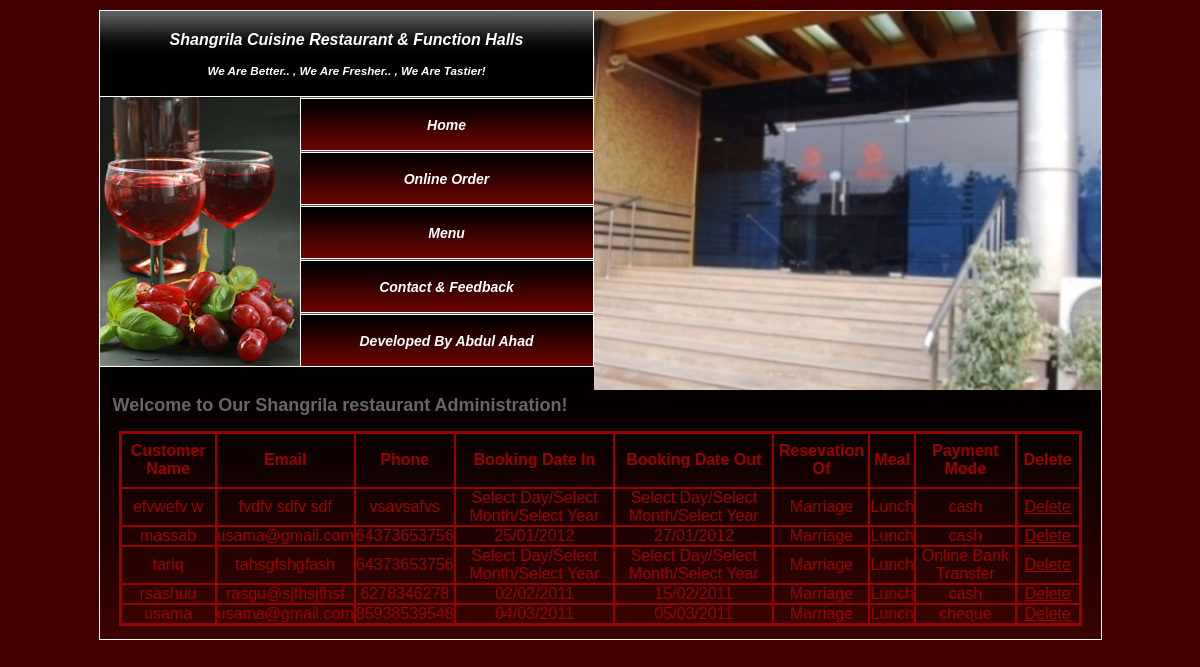
The page /view_online_reservation1111.php on the database its author committed.
### tables this page shows
CREATE TABLE IF NOT EXISTS `tbl_reservations` (
  `ID` int(4) NOT NULL AUTO_INCREMENT,
  `Name` varchar(255) NOT NULL,
  `Email` varchar(225) NOT NULL,
  `Address` varchar(225) NOT NULL,
  `Phone` varchar(225) NOT NULL,
  `Cell` varchar(225) NOT NULL,
  `Hall_ID` int(225) NOT NULL,
  `Booking_Date_in` varchar(225) NOT NULL,
  `Booking_Date_out` varchar(225) NOT NULL,
  `Meal_ID` int(225) NOT NULL,
  `Payment` varchar(225) NOT NULL,
  PRIMARY KEY (`ID`)
);

CREATE TABLE IF NOT EXISTS `tbl_hall` (
  `ID` int(4) NOT NULL AUTO_INCREMENT,
  `Name` varchar(225) NOT NULL,
  PRIMARY KEY (`ID`)
);

CREATE TABLE IF NOT EXISTS `tbl_meal` (
  `ID` int(4) NOT NULL AUTO_INCREMENT,
  `Name` varchar(225) NOT NULL,
  PRIMARY KEY (`ID`)
);

### view_online_reservation1111.php (the view, shortened to what this page needs)
<!DOCTYPE html PUBLIC "-//W3C//DTD XHTML 1.0 Strict//EN" "http://www.w3.org/TR/xhtml1/DTD/xhtml1-strict.dtd">
<html xmlns="http://www.w3.org/1999/xhtml"><head>
<link href="styles.css" rel="stylesheet" type="text/css" />
</head>
<body>
<div id="header" style="height:auto">
<div id="head_right">
</div>
<div id="head_left">
<div id="logo"><a href="#">Shangrila Cuisine Restaurant & Function Halls</a>
		<h2><a href="#"><h3>we are better.. , we are fresher.. , we are tastier!</h3></a></h2>
    </div>
    <div id="buttons">
           <?php include("navigation3.php"); ?>
		</div>
</div>
</div>
<div id="main">
  <div id="content">
    <div >
		<h2>Welcome to Our Shangrila restaurant Administration!</h2>
		<table width="963" height="184" border="2" cellpadding="0" cellspacing="0" bordercolor="#990000" align="center">
           <tr>
           <th height="53" colspan="2" align="center" style="font:Georgia, 'Times New Roman', Times, serif 18px bold; color:#990000; font-size:16px;">Customer Name</th>
           <th colspan="2" align="center" style="font:Georgia, 'Times New Roman', Times, serif 18px bold; color:#990000; font-size:16px;">Email</th>
           <th colspan="2" align="center" style="font:Georgia, 'Times New Roman', Times, serif 18px bold; color:#990000; font-size:16px;">Phone</th>
           <th colspan="2" align="center" style="font:Georgia, 'Times New Roman', Times, serif 18px bold; color:#990000; font-size:16px;">Booking Date In</th>
           <th colspan="2" align="center" style="font:Georgia, 'Times New Roman', Times, serif 18px bold; color:#990000; font-size:16px;">Booking Date Out</th>
           <th colspan="2" align="center" style="font:Georgia, 'Times New Roman', Times, serif 18px bold; color:#990000; font-size:16px;">Resevation Of</th>
		   <th colspan="2" align="center" style="font:Georgia, 'Times New Roman', Times, serif 18px bold; color:#990000; font-size:16px;">Meal</th>
		   <th colspan="2" align="center" style="font:Georgia, 'Times New Roman', Times, serif 18px bold; color:#990000; font-size:16px;">Payment Mode</th>
		   <th width="84" colspan="2" align="center" style="font:Georgia, 'Times New Roman', Times, serif 18px bold; color:#990000; font-size:16px;">Delete</th>
           </tr>
<?php
$con=mysql_connect("localhost","root","") or die("Cant connect");
$query="select * from tbl_reservations";
$result=mysql_query($query, $con) or die("Error in query: $query".mysql_error());
if(mysql_num_rows($result)<=0)
{
?>
<tr>
           <td colspan="18" style="font:Georgia, 'Times New Roman', Times, serif 18px bold; color:#990000; font-size:16px;">No Record Found</td>
</tr>
<?php
}
else
{
	while($rows=mysql_fetch_array($result))
		{
		$sql_meal = "select * from tbl_meal where ID='".$rows['Meal_ID']."'";
		$meal_res = mysql_query($sql_meal, $con) or die("Error in query: $query".mysql_error());
		$meal_row = mysql_fetch_array($meal_res);
		$sql_hal = "select * from tbl_hall where ID='".$rows['Hall_ID']."'";
		$hal_res = mysql_query($sql_hal, $con) or die("Error in query: $query".mysql_error());
		$hal_row = mysql_fetch_array($hal_res);
?>
		   <tr>
           <td colspan="2" align="center" style="font:Georgia, 'Times New Roman', Times, serif 18px bold; color:#990000; font-size:16px;">
		   <?=$rows['Name']?></td>
           <td colspan="2" align="center" style="font:Georgia, 'Times New Roman', Times, serif 18px bold; color:#990000; font-size:16px;">
		   <?=$rows['Email']?></td>
           <td colspan="2" align="center" style="font:Georgia, 'Times New Roman', Times, serif 18px bold; color:#990000; font-size:16px;">
		   <?=$rows['Phone']?></td>
           <td colspan="2" align="center" style="font:Georgia, 'Times New Roman', Times, serif 18px bold; color:#990000; font-size:16px;">
		   <?=$rows['Booking_Date_in']?></td>
           <td colspan="2" align="center" style="font:Georgia, 'Times New Roman', Times, serif 18px bold; color:#990000; font-size:16px;">
		   <?=$rows['Booking_Date_out']?></td>
		   <td colspan="2" align="center" style="font:Georgia, 'Times New Roman', Times, serif 18px bold; color:#990000; font-size:16px;">
		   <?=$hal_row['Name']?></td>
		   <td colspan="2" align="center" style="font:Georgia, 'Times New Roman', Times, serif 18px bold; color:#990000; font-size:16px;">
		   <?=$meal_row['Name']?></td>
		   <td colspan="2" align="center" style="font:Georgia, 'Times New Roman', Times, serif 18px bold; color:#990000; font-size:16px;">
		   <?=$rows['Payment']?></td>
           <td colspan="2" align="center" style="font:Georgia, 'Times New Roman', Times, serif 18px bold; color:#990000; font-size:16px;">
		   <a href="delete_online_reservation.php?id=<?=$rows['ID']?>" onclick='return confirm(&quot Are you sure want to delete?&quot;)'
		    style="font:Georgia, 'Times New Roman', Times, serif 18px bold; color:#990000; font-size:16px;">Delete</a></td>
           </tr>
<?php
		}
}
?>
</table>
    </div>
</div>
</div>
</body>
</html>

### styles.css (style rules this page uses)
a:link { color: #ffffff; }
body { margin-top: 10px; font: 12px Tahoma, Arial, Helvetica, sans-serif; color: #666666; background:#420000; }
#main { margin: 0 auto; width: 1001px; background: #ffffff; border: 1px solid #ffffff; }
#header { width: 1001px; margin: 0 auto; height: 400px; background: url(images/header.jpg) no-repeat left bottom; border-left: 1px solid #ffffff; border-right: 1px solid #ffffff; border-top: 1px solid #ffffff; }
#logo { height: 66px; text-align: center; padding-top: 20px; }
#head_right { width: 507px; float:right; background:url(images/3.JPG) no-repeat; height: 410px; }
#head_left { background:url(images/menu_top.jpg) no-repeat top right; width: 494px; height: 355px; }
#head_left a { text-decoration: none; text-transform: capitalize; font-style: italic; font-size: 16px; color: #FFFFFF; font-weight: bold; }
#head_left H2 a { font-size: 10px; }
#buttons { width: 269px; margin-left: 200px; }
#content { background: #670400 url(images/con_bg.jpg) repeat-x top; width: 975px; padding: 13px; }

### rows shown on the page
tbl_reservations: Name "efvwefv w", Email "fvdfv sdfv sdf", Phone "vsavsafvs", Booking_Date_in "Select Day/Select Month/Select Year", Booking_Date_out "Select Day/Select Month/Select Year", Hall_ID.Name "Marriage", Meal_ID.Name "Lunch", Payment "cash"
tbl_reservations: Name "massab", Email "usama@gmail.com", Phone "64373653756", Booking_Date_in "25/01/2012", Booking_Date_out "27/01/2012", Hall_ID.Name "Marriage", Meal_ID.Name "Lunch", Payment "cash"
tbl_reservations: Name "tariq", Email "tahsgfshgfash", Phone "64373653756", Booking_Date_in "Select Day/Select Month/Select Year", Booking_Date_out "Select Day/Select Month/Select Year", Hall_ID.Name "Marriage", Meal_ID.Name "Lunch", Payment "Online Bank Transfer"
tbl_reservations: Name "rsashuu", Email "rasgu@sjfhsjfhsf", Phone "6278346278", Booking_Date_in "02/02/2011", Booking_Date_out "15/02/2011", Hall_ID.Name "Marriage", Meal_ID.Name "Lunch", Payment "cash"
tbl_reservations: Name "usama", Email "usama@gmail.com", Phone "85938539548", Booking_Date_in "04/03/2011", Booking_Date_out "05/03/2011", Hall_ID.Name "Marriage", Meal_ID.Name "Lunch", Payment "cheque"
